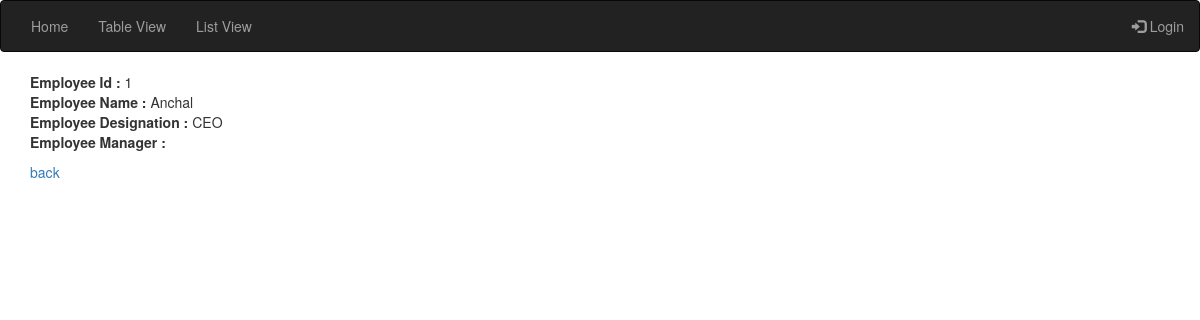
Screenshot of /view/1/ with the database file from the repository.
### hrlogin/models.py (models this page shows, shortened)
class Employee(models.Model):
	name = models.CharField(max_length=120)
	designation = models.CharField(max_length=120)
	manager = models.CharField(max_length=120,blank=True)
	parent = models.ForeignKey('self',blank=True,null=True,on_delete=models.CASCADE,related_name='children')
	class Meta:
		ordering = ["id"]

### hrlogin/views.py (the view)
# urls.py: url(r'^view/(?P<id>[\d]+)/$',view,name="view"),
def view(request,id):
	instance = get_object_or_404(Employee,id=id)
	context = {
		"instance":instance,
	}
	return render(request,"detail.html",context)

### templates/detail.html (shortened to what this page needs)
{% extends 'base.html' %}
{% block content %}
	<div>
		<p>
			<b>Employee Id : </b>{{ instance.id }}<br/>
			<b>Employee Name : </b>{{ instance.name }}<br/>
			<b>Employee Designation : </b>{{ instance.designation }}<br/>
			<b>Employee Manager : </b>{{ instance.manager }}<br/>
		</p>
		<span><a href="{% url 'table' %}">back    </a></span>{% if request.user.is_superuser or request.user.is_staff %}{% if instance.id != 1 %}<span><a href="{% url 'update' id=instance.id %}"> update </a></span>{% endif %}{% endif %}
	</div>
{% endblock %}

### rows the page displays
Employee: id "1", name "Anchal", designation "CEO"
